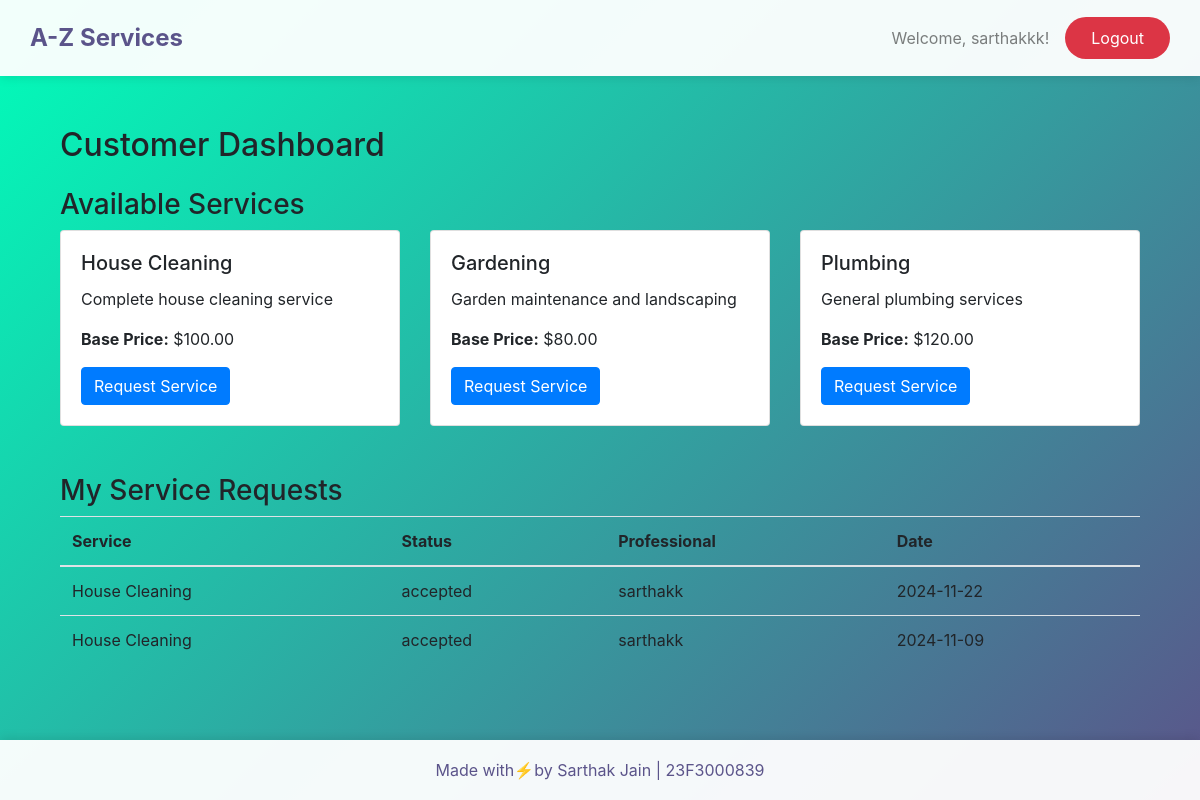
Before: /customer/dashboard (signed in) with the older database file.
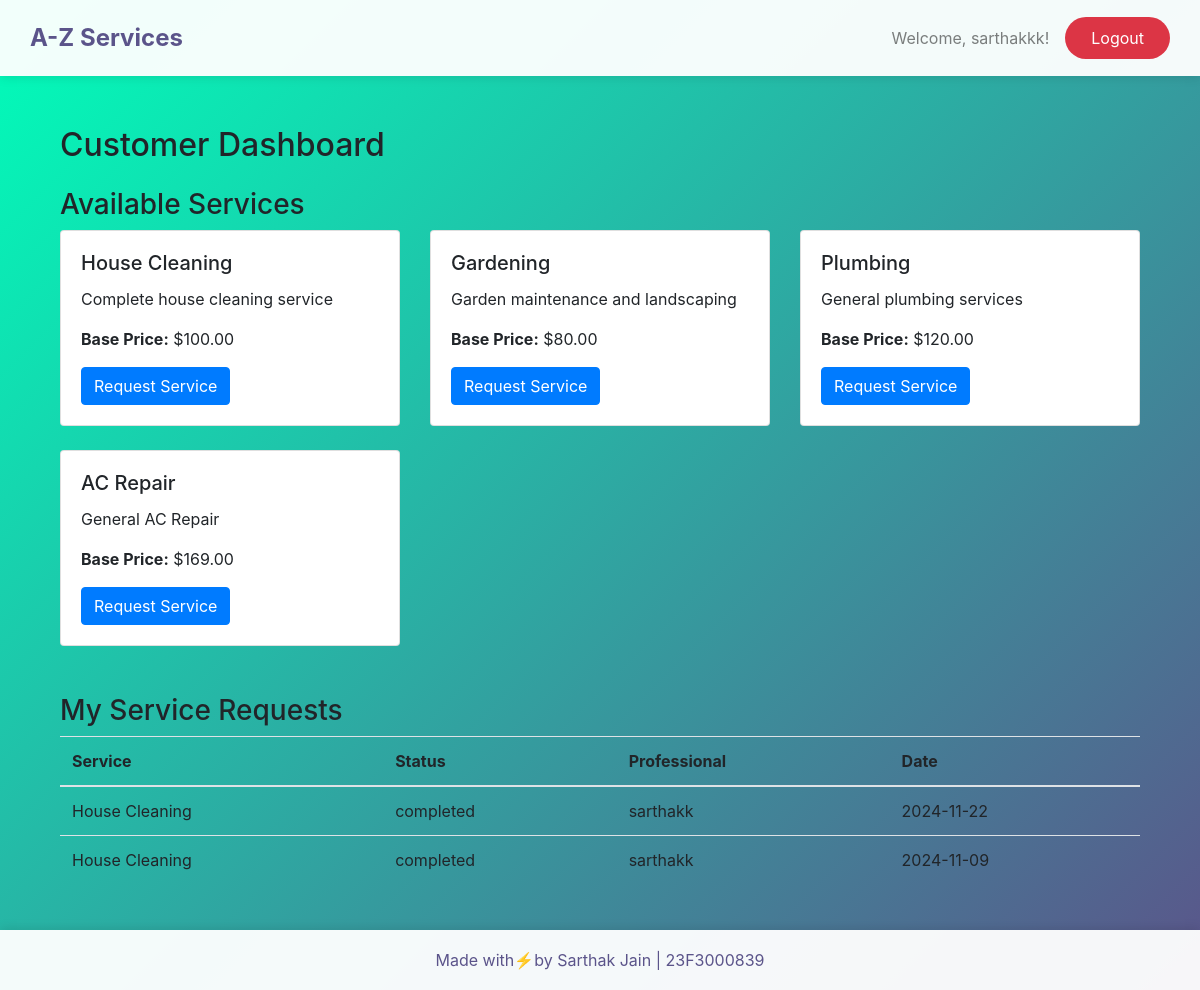
After: the same page with the newer database file.
### app/models.py (models this page shows, shortened)
class User(UserMixin, db.Model):
    __tablename__ = 'user'
    id = db.Column(db.Integer, primary_key=True)
    username = db.Column(db.String(80), unique=True, nullable=False)
    password = db.Column(db.String(120), nullable=False)
    role = db.Column(db.String(20), nullable=False, default='customer')
    is_approved = db.Column(db.Boolean, default=False)
    customer_requests = db.relationship('ServiceRequest',
                                      backref='requesting_customer',
                                      lazy=True,
                                      foreign_keys='ServiceRequest.customer_id')
    professional_requests = db.relationship('ServiceRequest',
                                          backref='assigned_professional',
                                          lazy=True,
                                          foreign_keys='ServiceRequest.professional_id')

class Service(db.Model):
    __tablename__ = 'service'
    id = db.Column(db.Integer, primary_key=True)
    name = db.Column(db.String(100), nullable=False)
    description = db.Column(db.Text)
    base_price = db.Column(db.Float, nullable=False)
    requests = db.relationship('ServiceRequest', backref='service', lazy=True)

class ServiceRequest(db.Model):
    __tablename__ = 'service_request'
    id = db.Column(db.Integer, primary_key=True)
    customer_id = db.Column(db.Integer, db.ForeignKey('user.id'), nullable=False)
    professional_id = db.Column(db.Integer, db.ForeignKey('user.id'))
    service_id = db.Column(db.Integer, db.ForeignKey('service.id'), nullable=False)
    status = db.Column(db.String(20), default='requested')
    date_of_request = db.Column(db.DateTime, nullable=False)
    remarks = db.Column(db.Text)

### app/views/customer.py (the view)
@customer_bp.route('/dashboard')
@login_required
def dashboard():
    services = Service.query.all()
    service_requests = ServiceRequest.query.filter_by(customer_id=current_user.id).all()
    return render_template('customer/dashboard.html',
                         services=services,
                         service_requests=service_requests)

### app/__init__.py (called while the page is built)
def create_app():
    app = Flask(__name__)
    app.config.from_object(Config)
    db.init_app(app)
    Bootstrap(app)
    login_manager.init_app(app)
    login_manager.login_view = 'main.login'
    from .models import User
    @login_manager.user_loader
    def load_user(user_id):
        return User.query.get(int(user_id))
    from .views.admin import admin_bp
    from .views.customer import customer_bp
    from .views.professional import professional_bp
    from .routes import main_bp
    app.register_blueprint(admin_bp, url_prefix='/admin')
    app.register_blueprint(customer_bp, url_prefix='/customer')
    app.register_blueprint(professional_bp, url_prefix='/professional')
    app.register_blueprint(main_bp)
    with app.app_context():
        db.create_all()
    return app

### app/templates/customer/dashboard.html
{% extends "layout.html" %}
{% block content %}
<div class="container">
    <h2>Customer Dashboard</h2>
    <div class="row mt-4">
        <div class="col-md-12">
            <h3>Available Services</h3>
            {% if services %}
                <div class="row">
                    {% for service in services %}
                    <div class="col-md-4 mb-4">
                        <div class="card">
                            <div class="card-body">
                                <h5 class="card-title">{{ service.name }}</h5>
                                <p class="card-text">{{ service.description }}</p>
                                <p class="card-text"><strong>Base Price:</strong> ${{ "%.2f"|format(service.base_price) }}</p>
                                <a href="{{ url_for('customer.request_service', service_id=service.id) }}"
                                   class="btn btn-primary">Request Service</a>
                            </div>
                        </div>
                    </div>
                    {% endfor %}
                </div>
            {% else %}
                <p>No services available at the moment.</p>
            {% endif %}
        </div>
    </div>
    <div class="row mt-4">
        <div class="col-md-12">
            <h3>My Service Requests</h3>
            {% if current_user.customer_requests %}
                <table class="table">
                    <thead>
                        <tr>
                            <th>Service</th>
                            <th>Status</th>
                            <th>Professional</th>
                            <th>Date</th>
                        </tr>
                    </thead>
                    <tbody>
                        {% for request in current_user.customer_requests %}
                        <tr>
                            <td>{{ request.service.name }}</td>
                            <td>{{ request.status }}</td>
                            <td>{{ request.assigned_professional.username if request.assigned_professional else 'Not assigned' }}</td>
                            <td>{{ request.date_of_request.strftime('%Y-%m-%d') }}</td>
                        </tr>
                        {% endfor %}
                    </tbody>
                </table>
            {% else %}
                <p>You haven't made any service requests yet.</p>
            {% endif %}
        </div>
    </div>
</div>
{% endblock %}

### app/templates/layout.html (shortened to what this page needs)
<!DOCTYPE html>
<html>
<head>
    <link rel="stylesheet" href="https://stackpath.bootstrapcdn.com/bootstrap/4.5.2/css/bootstrap.min.css">
</head>
<body>
    <nav class="navbar navbar-expand-lg navbar-light">
        <a class="navbar-brand" href="{{ url_for('main.index') }}">A-Z Services</a>
        <div class="collapse navbar-collapse justify-content-end" id="navbarNav">
            {% if current_user.is_authenticated %}
                <span class="navbar-text mr-3">Welcome, {{ current_user.username }}!</span>
                <a class="btn btn-logout" href="{{ url_for('main.logout') }}">Logout</a>
            {% else %}
                <a class="btn btn-login" href="{{ url_for('main.login') }}">Login</a>
                <a class="btn btn-register" href="{{ url_for('main.register') }}">Register</a>
            {% endif %}
        </div>
    </nav>
    <div class="page-wrapper">
        <div class="container">
            {% block content %}{% endblock %}
        </div>
    </div>
    <footer class="footer">
        <p class="mb-0">Made with⚡by Sarthak Jain | 23F3000839</p>
    </footer>
</body>
</html>

### app/templates/layout.html (style rules this page uses)
body { background: linear-gradient(135deg, #00feba, #5b548a); min-height: 100vh; padding-bottom: 60px; position: relative; }
.navbar { padding: 15px 30px; background: rgba(255, 255, 255, 0.95) !important; box-shadow: 0 2px 10px rgba(0,0,0,0.1); }
.navbar-brand { font-weight: bold; font-size: 24px; color: #5b548a !important; }
.page-wrapper { padding-top: 50px; padding-bottom: 30px; }
.btn-logout { background: #dc3545; color: white; padding: 8px 25px; border-radius: 25px; }
.footer { position: absolute; bottom: 0; width: 100%; height: 60px; background: rgba(255, 255, 255, 0.95); display: flex; align-items: center; justify-content: center; color: #5b548a; box-shadow: 0 -2px 10px rgba(0,0,0,0.1); }

Changed rows visible on the page:
added Service: name "AC Repair", description "General AC Repair", base_price "169.00"
changed ServiceRequest (number 1 of 2 on the later page): status "accepted" → "completed"
changed ServiceRequest (number 2 of 2 on the later page): status "accepted" → "completed"
